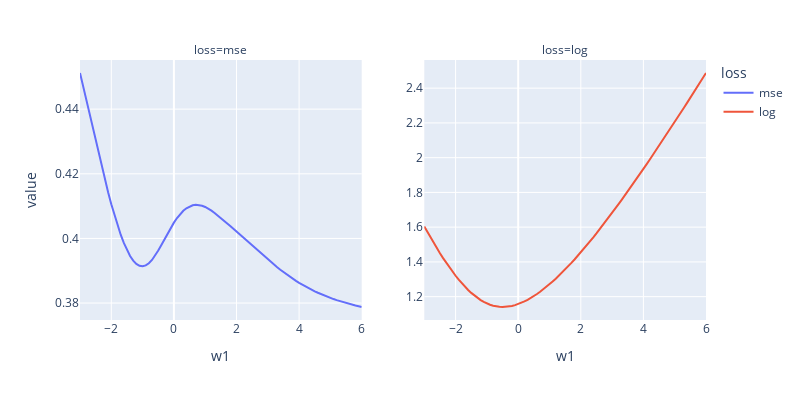

Notebook code for this chart:
### Code cell
fig = px.line(losses.melt(id_vars="w1", var_name="loss"), x="w1", y="value", color="loss", facet_col="loss", facet_col_spacing=0.1)
fig.update_yaxes(matches=None, showticklabels=True, col=2)
fig.update_xaxes(matches=None, showticklabels=True, col=2)
fig.update_layout(width=800, height=400)

### Figure 1 — Plotly figure (JSON) as saved in the notebook; plotly's stock layout.template omitted (floating-point values rounded to 4 significant figures)
{"data": [{"hovertemplate": "loss=mse<br>w1=%{x}<br>value=%{y}<extra></extra>", "legendgroup": "mse", "line": {"color": "#636efa", "dash": "solid"}, "marker": {"symbol": "circle"}, "mode": "lines", "name": "mse", "orientation": "v", "showlegend": true, "type": "scatter", "x": [-3, -2.9, -2.8, -2.7, -2.6, -2.5, -2.4, -2.3, -2.2, -2.1, -2.0, -1.9, -1.8, -1.7, -1.6, -1.5, -1.4, -1.3, -1.2, -1.1, -1.0, -0.9, -0.8, -0.7, -0.6, -0.5, -0.4, -0.3, -0.2, -0.1, 2.665e-15, 0.1, 0.2, 0.3, 0.4, 0.5, 0.6, 0.7, 0.8, 0.9, 1.0, 1.1, 1.2, 1.3, 1.4, 1.5, 1.6, 1.7, 1.8, 1.9, 2.0, 2.1, 2.2, 2.3, 2.4, 2.5, 2.6, 2.7, 2.8, 2.9, 3.0, 3.1, 3.2, 3.3, 3.4, 3.5, 3.6, 3.7, 3.8, 3.9, 4.0, 4.1, 4.2, 4.3, 4.4, 4.5, 4.6, 4.7, 4.8, 4.9, 5.0, 5.1, 5.2, 5.3, 5.4, 5.5, 5.6, 5.7, 5.8, 5.9, 6.0], "xaxis": "x", "y": [0.4512, 0.447, 0.4428, 0.4385, 0.4343, 0.4301, 0.426, 0.4219, 0.418, 0.4142, 0.4106, 0.4072, 0.404, 0.4012, 0.3986, 0.3964, 0.3946, 0.3931, 0.3921, 0.3915, 0.3914, 0.3916, 0.3923, 0.3933, 0.3947, 0.3962, 0.398, 0.3998, 0.4016, 0.4033, 0.4049, 0.4063, 0.4075, 0.4085, 0.4093, 0.4099, 0.4103, 0.4104, 0.4103, 0.4101, 0.4097, 0.4092, 0.4086, 0.4079, 0.4071, 0.4064, 0.4055, 0.4047, 0.4039, 0.403, 0.4021, 0.4013, 0.4004, 0.3995, 0.3986, 0.3977, 0.3969, 0.396, 0.3951, 0.3943, 0.3935, 0.3926, 0.3918, 0.3911, 0.3903, 0.3896, 0.3889, 0.3882, 0.3875, 0.3869, 0.3863, 0.3857, 0.3851, 0.3846, 0.3841, 0.3836, 0.3832, 0.3828, 0.3823, 0.382, 0.3816, 0.3812, 0.3809, 0.3806, 0.3803, 0.38, 0.3797, 0.3795, 0.3792, 0.379, 0.3788], "yaxis": "y"}, {"hovertemplate": "loss=log<br>w1=%{x}<br>value=%{y}<extra></extra>", "legendgroup": "log", "line": {"color": "#EF553B", "dash": "solid"}, "marker": {"symbol": "circle"}, "mode": "lines", "name": "log", "orientation": "v", "showlegend": true, "type": "scatter", "x": [-3, -2.9, -2.8, -2.7, -2.6, -2.5, -2.4, -2.3, -2.2, -2.1, -2.0, -1.9, -1.8, -1.7, -1.6, -1.5, -1.4, -1.3, -1.2, -1.1, -1.0, -0.9, -0.8, -0.7, -0.6, -0.5, -0.4, -0.3, -0.2, -0.1, 2.665e-15, 0.1, 0.2, 0.3, 0.4, 0.5, 0.6, 0.7, 0.8, 0.9, 1.0, 1.1, 1.2, 1.3, 1.4, 1.5, 1.6, 1.7, 1.8, 1.9, 2.0, 2.1, 2.2, 2.3, 2.4, 2.5, 2.6, 2.7, 2.8, 2.9, 3.0, 3.1, 3.2, 3.3, 3.4, 3.5, 3.6, 3.7, 3.8, 3.9, 4.0, 4.1, 4.2, 4.3, 4.4, 4.5, 4.6, 4.7, 4.8, 4.9, 5.0, 5.1, 5.2, 5.3, 5.4, 5.5, 5.6, 5.7, 5.8, 5.9, 6.0], "xaxis": "x2", "y": [1.604, 1.572, 1.54, 1.509, 1.479, 1.45, 1.422, 1.395, 1.369, 1.344, 1.32, 1.298, 1.277, 1.257, 1.239, 1.222, 1.206, 1.193, 1.18, 1.17, 1.161, 1.153, 1.148, 1.144, 1.141, 1.14, 1.141, 1.143, 1.147, 1.151, 1.157, 1.164, 1.173, 1.182, 1.192, 1.203, 1.215, 1.228, 1.242, 1.256, 1.271, 1.287, 1.303, 1.32, 1.338, 1.356, 1.375, 1.394, 1.414, 1.434, 1.455, 1.476, 1.497, 1.519, 1.542, 1.564, 1.587, 1.61, 1.634, 1.658, 1.682, 1.706, 1.731, 1.755, 1.78, 1.806, 1.831, 1.857, 1.883, 1.909, 1.935, 1.961, 1.988, 2.014, 2.041, 2.068, 2.095, 2.123, 2.15, 2.177, 2.205, 2.233, 2.261, 2.289, 2.317, 2.345, 2.373, 2.402, 2.43, 2.459, 2.487], "yaxis": "y2"}], "layout": {"annotations": [{"font": {}, "showarrow": false, "text": "loss=mse", "x": 0.225, "xanchor": "center", "xref": "paper", "y": 1, "yanchor": "bottom", "yref": "paper"}, {"font": {}, "showarrow": false, "text": "loss=log", "x": 0.775, "xanchor": "center", "xref": "paper", "y": 1, "yanchor": "bottom", "yref": "paper"}], "height": 400, "legend": {"title": {"text": "loss"}, "tracegroupgap": 0}, "margin": {"t": 60}, "width": 800, "xaxis": {"anchor": "y", "domain": [0, 0.45], "title": {"text": "w1"}}, "xaxis2": {"anchor": "y2", "domain": [0.55, 1], "showticklabels": true, "title": {"text": "w1"}}, "yaxis": {"anchor": "x", "domain": [0, 1], "title": {"text": "value"}}, "yaxis2": {"anchor": "x2", "domain": [0, 1], "showticklabels": true}}}
